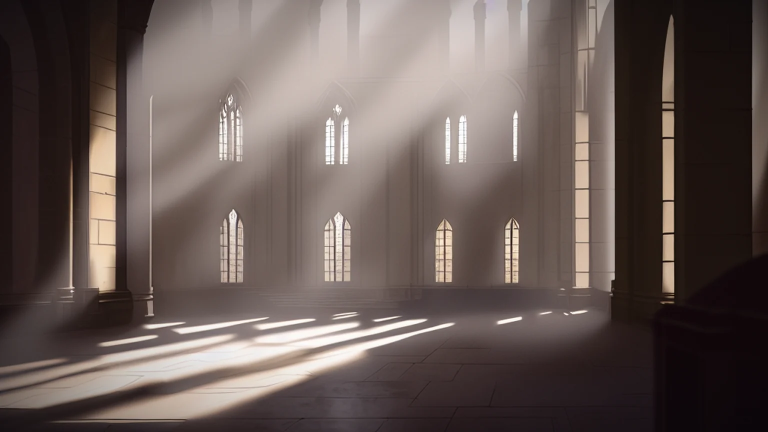
#> input picture content/assets/arena-bg/arena.castle.webp, 1536 x 864 px (shown at 1/2 size)
$ python -i build_review_candidates.py   (imports and definitions only)
#> lines starting #> are read from the running program, lines starting #| are printed output that depends on the picture
#!/usr/bin/env python3
"""Build deterministic, unbound Dai PN010 VFX review candidates.

The source workflow has already admitted 18 textures and eight static meshes as
independent support components.  This step composes those byte-pinned assets
into review-only, authored visual recipes.  It intentionally does not recover
Niagara timing, select a skill event, choose a skeleton socket, or mutate
runtime content.
"""

from __future__ import annotations

import argparse
import hashlib
import html
import io
import json
import math
import random
import struct
from pathlib import Path

from PIL import Image, ImageChops, ImageDraw, ImageEnhance, ImageFont, ImageOps


HERE = Path(__file__).resolve().parent
REPO = HERE.parents[3]
SOURCE = REPO / "materials/hero-model-library/priority-evidence/infinity-strash-dai-vfx-components-v1/candidates.json"
POLICY = REPO / "materials/hero-model-library/priority-evidence/infinity-strash-dai-vfx-components-v1/policy-check.json"
OUTPUT = REPO / "materials/hero-model-library/priority-evidence/infinity-strash-dai-vfx-components-v1/review-candidates-v1"
OWNER_DECISIONS = REPO / "materials/hero-model-library/review/asset-review-portal-v1/owner-decisions.json"
OWNER_APPROVAL = OUTPUT / "owner-approval.json"
PUBLIC = REPO / "apps/client/public"
PUBLIC_PREVIEWS = PUBLIC / "infinity-strash-dai-vfx-review-previews-v1"
PUBLIC_PAGE = PUBLIC / "infinity-strash-dai-vfx-review-candidates.html"
PUBLIC_SHEET = PUBLIC / "infinity-strash-dai-vfx-review-candidates.png"

SCHEMA = "ggd.infinity-strash-dai-vfx-review-candidates@1"
FRAME_TIMES = (0.0, 0.5, 1.0)
CANVAS_SIZE = (480, 270)

# These are authored preview choices, not recovered source semantics.  Keeping
# them explicit makes visual changes reviewable and reproducible.
PROFILES = {
    "NPS_Skl01_Flash_00": {
        "profile": "radial-flash-preview",
        "colours": ((110, 202, 255), (235, 250, 255)),
        "layout": "radial",
    },
    "NPS_PN010_Special02_Flash_00": {
        "profile": "disk-flash-preview",
        "colours": ((80, 158, 255), (255, 244, 188)),
        "layout": "radial",
    },
    "NPS_PN010_Special03_Slash_00": {
        "profile": "slash-arc-preview",
        "colours": ((65, 157, 255), (220, 247, 255)),
        "layout": "arc",
    },
    "NPS_PN010_Special03_EnergyThunderA": {
        "profile": "thunder-billboard-preview",
        "colours": ((118, 154, 255), (248, 250, 255)),
        "layout": "vertical",
    },
    "NPS_PN010_Special03_Jump_00": {
        "profile": "ground-burst-preview",
        "colours": ((86, 179, 255), (245, 252, 255)),
        "layout": "ground",
    },
    "NPS_PN010_Special03_Shuchusen_00": {
        "profile": "speedline-preview",
        "colours": ((85, 169, 255), (236, 251, 255)),
        "layout": "horizontal",
    },
}


def read_json(path: Path) -> dict:
    return json.loads(path.read_text(encoding="utf-8"))


def sha256(path: Path) -> str:
    return hashlib.sha256(path.read_bytes()).hexdigest()


# [6 lines left out: function evidence, not called in this run]


def encode_json(value: dict) -> bytes:
    return (json.dumps(value, ensure_ascii=False, indent=2) + "\n").encode("utf-8")


# [157 lines left out: functions verify_pin, build_owner_approval, glb_triangles, not called in this run]


def mask_from_texture(path: Path) -> Image.Image:
    with Image.open(path) as opened:
#> opened is the input picture: PIL image 1536x864 RGB; mean R, G, B 103.2, 90.1, 85.7
        opened.load()
        rgba = opened.convert("RGBA")
    rgb = rgba.convert("RGB").split()
    light = ImageChops.lighter(rgb[0], ImageChops.lighter(rgb[1], rgb[2]))
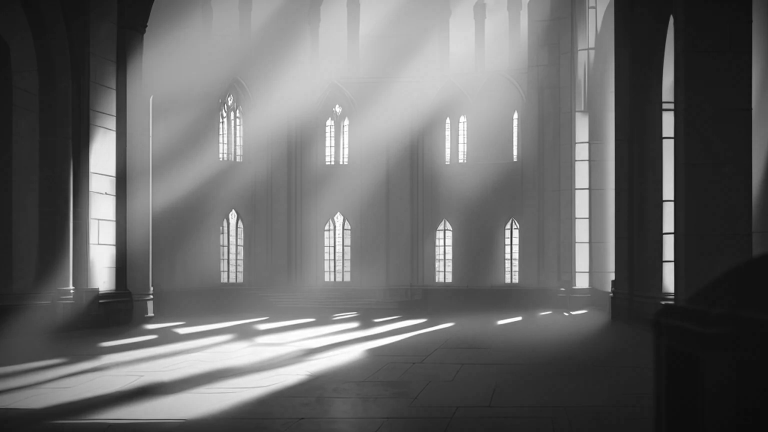
#> light: PIL image 1536x864 L (shown at 1/2 size); min 8, max 255, mean 103.2
    alpha = rgba.getchannel("A")
#> alpha: PIL image 1536x864 L; every value is 255
    if alpha.getextrema() != (255, 255):
        light = ImageChops.multiply(light, alpha)
    light = ImageEnhance.Contrast(light).enhance(1.15)
    return light


# [368 lines left out: functions texture_review_role, colourized, contain_mask, additive, texture_transform, draw_meshes and 5 more, not called in this run]


# [2 lines not run here, left out]

>>> result = mask_from_texture('../../../../content/assets/arena-bg/arena.castle.webp')

$ run again, on content/assets/arena-bg/arena.godie.webp
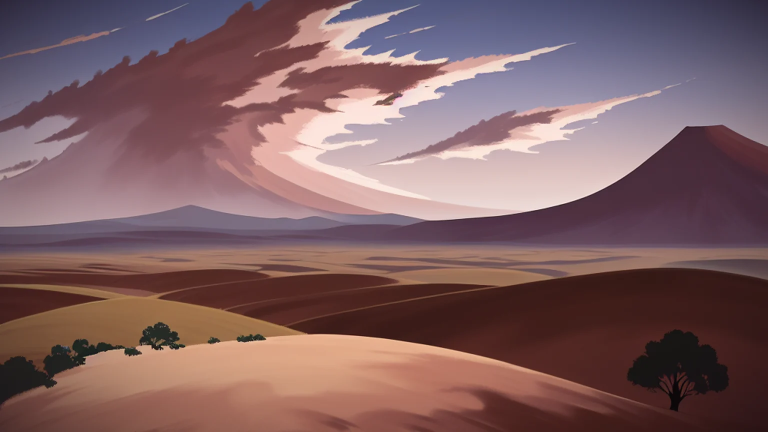
#> input picture content/assets/arena-bg/arena.godie.webp, 1536 x 864 px (shown at 1/2 size)
#> in mask_from_texture, opened is the input picture: PIL image 1536x864 RGB; mean R, G, B 127, 96.5, 98.9
#> in mask_from_texture, `light = ImageChops.lighter(rgb[0], ImageChops.lighter(rgb[1], rgb[2]))`:
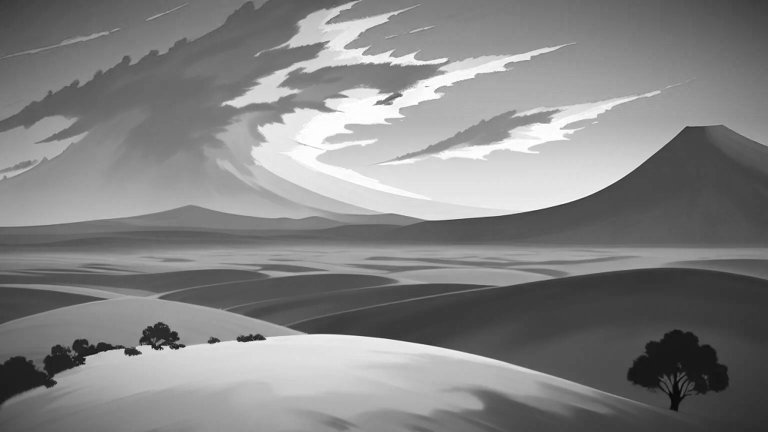
#> light: PIL image 1536x864 L (shown at 1/2 size); min 6, max 255, mean 131.6
#> alpha: PIL image 1536x864 L; every value is 255
